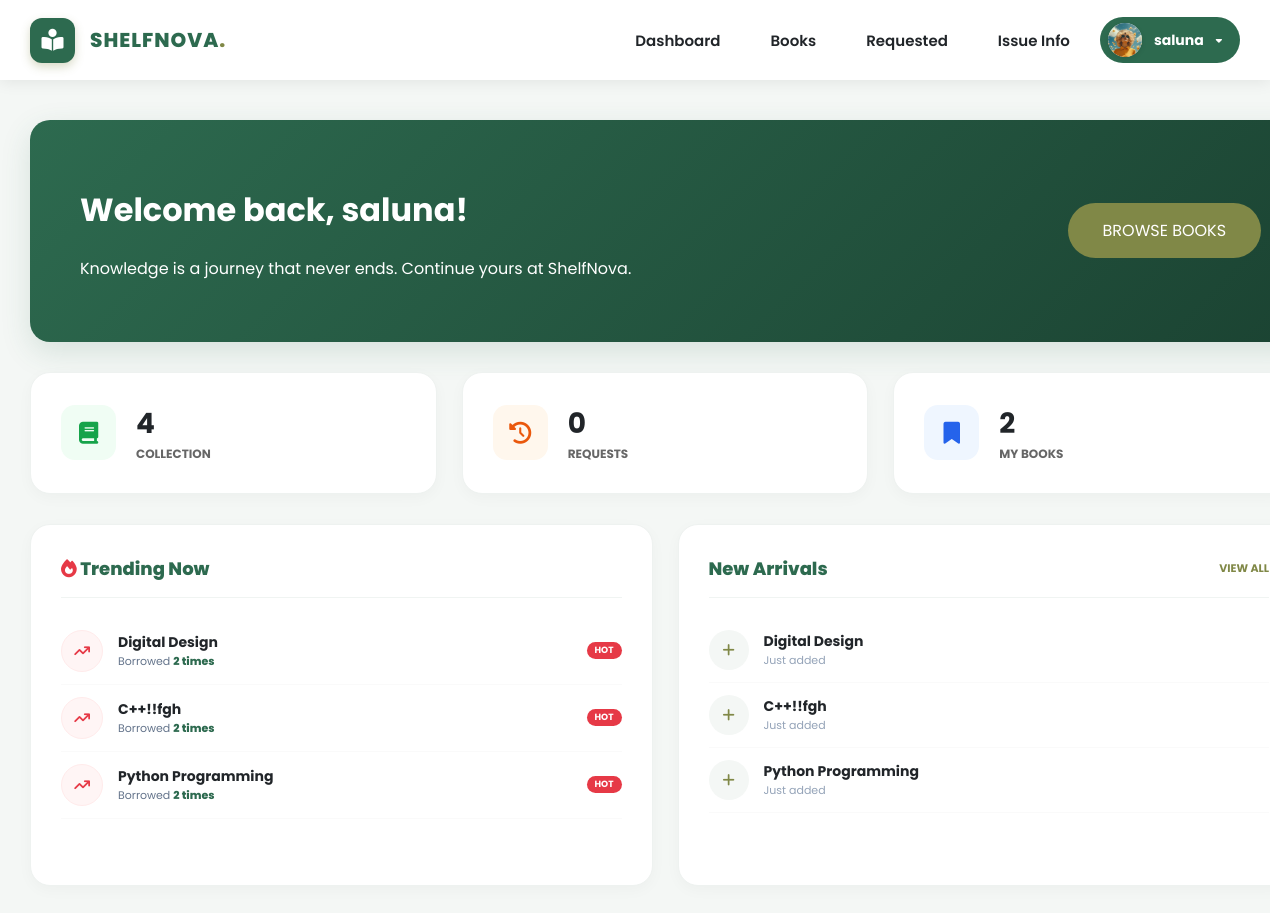
/student_dashboard.php (signed in), run on the app's committed database.
### tables this page shows
CREATE TABLE `books` (
  `bookid` int(11) NOT NULL,
  `bookpic` varchar(500) DEFAULT NULL,
  `bookname` varchar(100) DEFAULT NULL,
  `authorid` int(11) DEFAULT NULL,
  `categoryid` int(11) DEFAULT NULL,
  `ISBN` varchar(100) DEFAULT NULL,
  `price` int(11) DEFAULT NULL,
  `quantity` int(11) DEFAULT NULL,
  `status` varchar(100) DEFAULT NULL
);

### student_dashboard.php (the view, shortened to what this page needs)
<?php
include "connection.php";
include "student_navbar.php";
?>
<!DOCTYPE html>
<html lang="en">
<head>
    <link rel="stylesheet" href="student_auth.css?v=<?php echo time(); ?>">
</head>
<body>
<div class="dash-outer-container">
    <div class="dash-content">
        <div class="welcome-section">
            <div class="welcome-text">
                <h1>Welcome back, <?php echo $_SESSION['login_student_username']; ?>!</h1>
                <p>Knowledge is a journey that never ends. Continue yours at ShelfNova.</p>
            </div>
            <a href="student_books.php" class="login-btn" style="background:#808847 !important; color:white !important; text-decoration:none; padding: 15px 35px !important;">BROWSE BOOKS</a>
        </div>
        <?php
            $student_id = $_SESSION['studentid'];
            $res1 = mysqli_query($db, "SELECT count(*) as t FROM books");
            $res2 = mysqli_query($db, "SELECT count(*) as t FROM issueinfo WHERE studentid='$student_id' AND approve='pending'");
            $res3 = mysqli_query($db, "SELECT count(*) as t FROM issueinfo WHERE studentid='$student_id' AND approve='yes'");
            $total_books = mysqli_fetch_assoc($res1)['t'];
            $pending = mysqli_fetch_assoc($res2)['t'];
            $issued = mysqli_fetch_assoc($res3)['t'];
        ?>
        <div class="stats-grid">
    <a href="student_books.php" class="stat-card-link">
        <div class="stat-card">
            <div class="s-icon" style="background:#f0fdf4; color:#16a34a;"><i class="fa-solid fa-book"></i></div>
            <div>
                <h2 style="margin:0; font-size:28px;"><?php echo $total_books; ?></h2>
                <p style="margin:0; font-size:12px; color:#666; font-weight:700; text-transform:uppercase;">Collection</p>
            </div>
        </div>
    </a>
    <a href="request_book.php" class="stat-card-link">
        <div class="stat-card">
            <div class="s-icon" style="background:#fff7ed; color:#ea580c;"><i class="fa-solid fa-clock-rotate-left"></i></div>
            <div>
                <h2 style="margin:0; font-size:28px;"><?php echo $pending; ?></h2>
                <p style="margin:0; font-size:12px; color:#666; font-weight:700; text-transform:uppercase;">Requests</p>
            </div>
        </div>
    </a>
    <a href="student_issue_info.php" class="stat-card-link">
        <div class="stat-card">
            <div class="s-icon" style="background:#eff6ff; color:#2563eb;"><i class="fa-solid fa-bookmark"></i></div>
            <div>
                <h2 style="margin:0; font-size:28px;"><?php echo $issued; ?></h2>
                <p style="margin:0; font-size:12px; color:#666; font-weight:700; text-transform:uppercase;">My Books</p>
            </div>
        </div>
    </a>
</div>
<div class="bottom-grid">
    <div class="recent-box">
        <div class="recent-header">
            <h4><i class="fa-solid fa-fire" style="color:#e63946;"></i> Trending Now</h4>
        </div>
        <?php
        $trending_q = "SELECT b.bookname, b.bookpic, COUNT(i.bookid) as borrow_count
                       FROM books b
                       LEFT JOIN issueinfo i ON b.bookid = i.bookid
                       GROUP BY b.bookid
                       ORDER BY borrow_count DESC, b.bookid DESC
                       LIMIT 3";
        $trending_res = mysqli_query($db, $trending_q);
        if(mysqli_num_rows($trending_res) > 0) {
            while($t_row = mysqli_fetch_assoc($trending_res)) {
                $count = $t_row['borrow_count'];
                ?>
                <div class="book-item" style="display: flex; align-items: center; gap: 15px; padding: 12px 0; border-bottom: 1px solid #fafafa;">
                    <div class="book-circle" style="background:#fff5f5; color:#e63946; border: 1px solid #ffebeb; width:40px; height:40px; border-radius:50%; display:flex; align-items:center; justify-content:center;">
                        <i class="fa-solid fa-arrow-trend-up"></i>
                    </div>
                    <div style="flex:1;">
                        <h5 style="margin:0; font-size:14px;"><?php echo $t_row['bookname']; ?></h5>
                        <p style="margin:0; font-size:11px; color:#64748b;">
                            Borrowed <span style="color:#2d6a4f; font-weight:800;"><?php echo $count; ?> times</span>
                        </p>
                    </div>
                    <?php if($count > 0): ?>
                        <div style="font-size: 9px; background:#e63946; color:white; padding:2px 8px; border-radius:10px; font-weight:700;">HOT</div>
                    <?php endif; ?>
                </div>
                <?php
            }
        }
        ?>
    </div>
    <div class="recent-box">
        <div class="recent-header">
            <h4>New Arrivals</h4>
            <a href="student_books.php" style="color:#808847; font-size:11px; font-weight:700; text-decoration:none;">VIEW ALL</a>
        </div>
        <?php
        $new_res = mysqli_query($db, "SELECT bookname, bookpic FROM books ORDER BY bookid DESC LIMIT 3");
        while($n_row = mysqli_fetch_assoc($new_res)) {
            ?>
            <div class="book-item" style="display: flex; align-items: center; gap: 15px; padding: 12px 0; border-bottom: 1px solid #fafafa;">
                <div class="book-circle" style="width:40px; height:40px; border-radius:50%; background:#f4f7f5; display:flex; align-items:center; justify-content:center; color:#808847;"><i class="fa-solid fa-plus"></i></div>
                <div>
                    <h5 style="margin:0; font-size:14px;"><?php echo $n_row['bookname']; ?></h5>
                    <p style="margin:0; font-size:11px; color:#94a3b8;">Just added</p>
                </div>
            </div>
        <?php } ?>
    </div>
</div>
</div>
</body>
</html>

### student_auth.css (style rules this page uses)
:root { --lib-green: #2d6a4f; --sage-light: #f4f7f5; --gold-accent: #808847; --text-dark: #212529; }
body { margin: 0; padding: 0; font-family: 'Poppins', sans-serif; background-color: var(--sage-light); color: var(--text-dark); }
.stat-card-link { text-decoration: none !important; color: inherit !important; display: block; transition: transform 0.3s ease; }
.stat-card { transition: all 0.3s ease; }
.login-btn { background-color: var(--lib-green) !important; color: #ffffff; border-radius: 50px; padding: 10px 25px !important; }

### student_dashboard.php (style rules this page uses)
.dash-outer-container { padding: 40px 0; background-color: #f4f7f5; min-height: 100vh; }
.dash-content { width: 100%; max-width: 1400px; margin: 0 auto; padding: 0 30px; }
.welcome-section { width: 93%; background: linear-gradient(135deg, #2d6a4f 0%, #1b4332 100%); border-radius: 20px; padding: 45px 50px; color: white; display: flex; justify-content: space-between; align-items: center; margin-bottom: 30px; box-shadow: 0 10px 30px rgba(45, 106, 79, 0.15); }
.stats-grid { display: grid; grid-template-columns: repeat(3, 1fr); gap: 25px; margin-bottom: 30px; width: 100%; }
.stat-card { background: white; padding: 30px; border-radius: 20px; display: flex; align-items: center; gap: 20px; box-shadow: 0 4px 15px rgba(0,0,0,0.03); border: 1px solid #eef2f0; }
.s-icon { width: 55px; height: 55px; border-radius: 14px; display: flex; align-items: center; justify-content: center; font-size: 22px; }
.bottom-grid { display: grid; grid-template-columns: 1fr 1fr; gap: 25px; width: 100%; }
.recent-box { background: white; border-radius: 20px; padding: 30px; border: 1px solid #eef2f0; box-shadow: 0 4px 15px rgba(0,0,0,0.03); min-height: 300px; }
.recent-header { display: flex; justify-content: space-between; align-items: center; border-bottom: 1px solid #f0f4f2; padding-bottom: 15px; margin-bottom: 20px; }
.recent-header h4 { margin: 0; color: #2d6a4f; font-size: 18px; font-weight: 800; }
.book-item { display: flex; align-items: center; gap: 15px; padding: 12px 0; border-bottom: 1px solid #fcfcfc; }
.book-circle { width: 40px; height: 40px; background: #f4f7f5; display: flex; align-items: center; justify-content: center; border-radius: 50%; color: #808847; font-size: 14px; }
.fa-fire { animation: fire-glow 1.5s infinite alternate; }
.book-item { display: flex; align-items: center; gap: 15px; padding: 15px 0; border-bottom: 1px solid #f8fafc; transition: 0.3s; }
.book-item:last-child { border: none; }

### data on the page
books: bookname "Digital Design"
books: bookname "C++!!fgh"
books: bookname "Python Programming"

### other printed values
$_SESSION['login_student_username'] "saluna"
$total_books "4"
$pending "0"
$issued "2"
$t_row['bookname'] "Digital Design"
$count "2"
$t_row['bookname'] "C++!!fgh"
$t_row['bookname'] "Python Programming"
